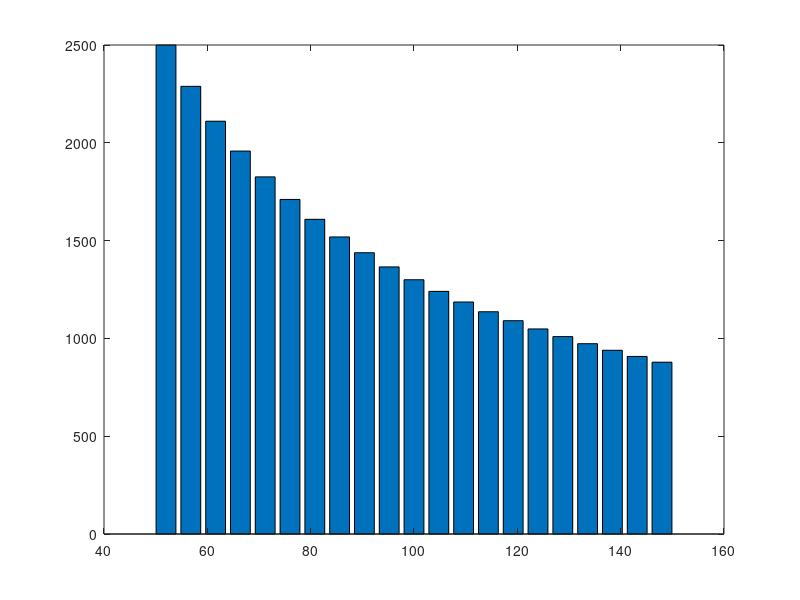

Write MATLAB code to recreate this figure.
%%%%%%%%%%%%%%%%%%%%%%%%%%%%%%%%%%%%%%%%%%%%%%%%%%%%%%%%%%%%%%%
%% ELEC6089 High Volatage Insulation Design - Bushing Design
%% Calculates the lengths of each foil layer - Radial grading
%% Author - TJS and BH
%% date - 26/02/2014
%%%%%%%%%%%%%%%%%%%%%%%%%%%%%%%%%%%%%%%%%%%%%%%%%%%%%%%%%%%%%%%

N = 21               %Number of foils
length = zeros(N, 1) %initiate vectors
radius = zeros(N, 1)
radius(1) = 52       %set inner radius
length(1) = 5000     %first foil length
radius(21) = 148     %outer foil radius
spacing = (radius(21)-radius(1))/(N-1) %even spacing of foils

%calculate each foil radius and length - from Kuffel and Lecture Notes
for i=2:N
    radius(i) = radius(i-1)+spacing
    length(i) = (length(i-1)*radius(i-1))/radius(i)
end

%Plot a graph to indicate validity
lengthhalved = length/2 %half lengths to index from center
bar(radius, lengthhalved) %plot bars with radius
